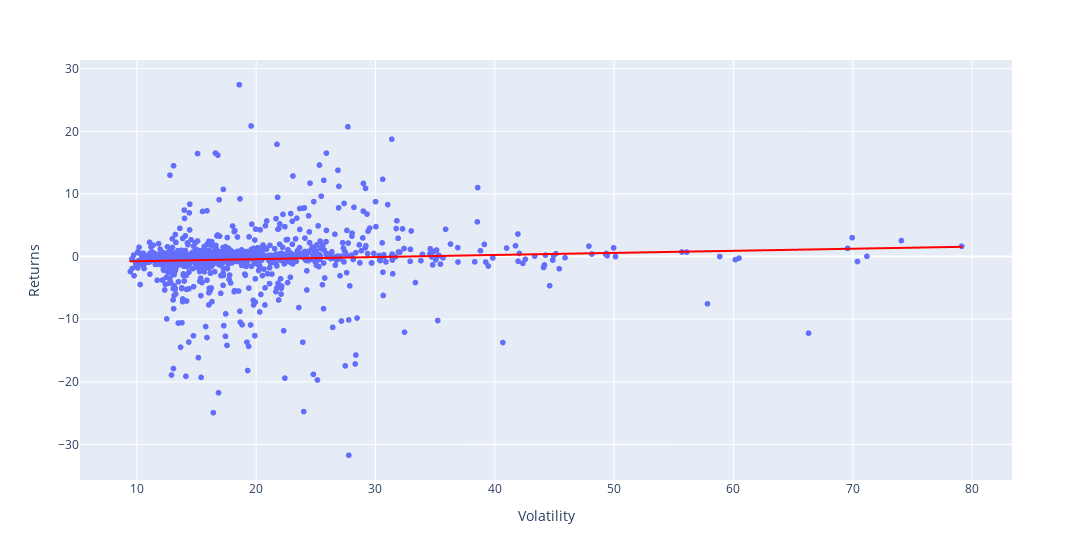

Source (notebook cell):
### Code cell
px.scatter(hist, x='Volatility', y='Returns', trendline='ols', trendline_color_override='red', width=1200)

### Figure 1 — Plotly figure (JSON) as saved in the notebook; plotly's stock layout.template omitted (floating-point values rounded to 4 significant figures; data arrays with more than 128 entries replaced by an {"elided": "..."} marker saying what was removed)
{"data": [{"hovertemplate": "Volatility=%{x}<br>Returns=%{y}<extra></extra>", "legendgroup": "", "marker": {"color": "#636efa", "symbol": "circle"}, "mode": "markers", "name": "", "showlegend": false, "type": "scattergl", "x": {"elided": "1044 float values"}, "xaxis": "x", "y": {"elided": "1044 float values"}, "yaxis": "y"}, {"hovertemplate": "<b>OLS trendline</b><br>Returns = 0.0332447 * Volatility + -1.07246<br>R<sup>2</sup>=0.004329<br><br>Volatility=%{x}<br>Returns=%{y} <b>(trend)</b><extra></extra>", "legendgroup": "", "line": {"color": "red"}, "marker": {"color": "#636efa", "symbol": "circle"}, "mode": "lines", "name": "", "showlegend": false, "type": "scattergl", "x": {"elided": "1044 float values"}, "xaxis": "x", "y": {"elided": "1044 float values"}, "yaxis": "y"}], "layout": {"legend": {"tracegroupgap": 0}, "margin": {"t": 60}, "width": 1200, "xaxis": {"anchor": "y", "domain": [0, 1], "title": {"text": "Volatility"}}, "yaxis": {"anchor": "x", "domain": [0, 1], "title": {"text": "Returns"}}}}
